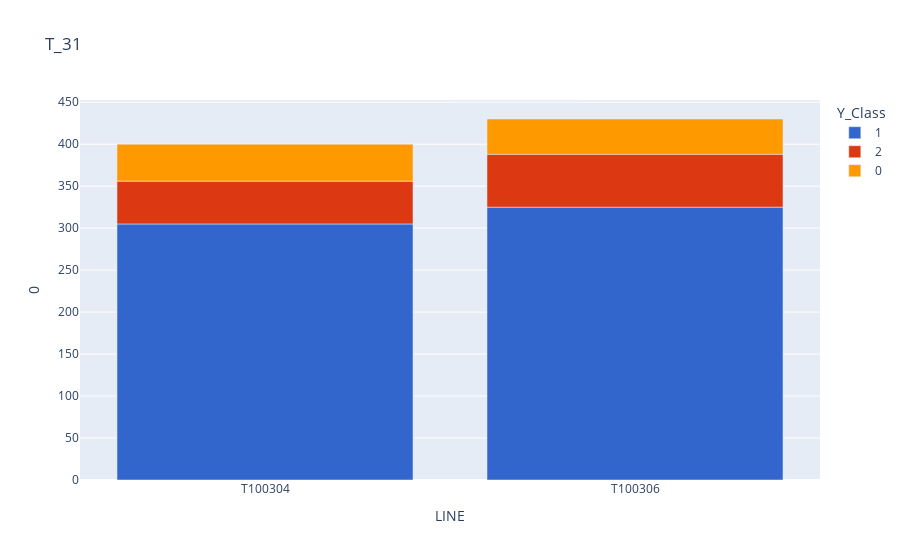

The notebook cell saved with this chart:
### Code cell
grouped = vis_df2.groupby([vis_df2['PRODUCT_CODE'], vis_df2['LINE']]).value_counts().reset_index()
A_group = grouped[grouped['PRODUCT_CODE']=='T_31']
fig = px.bar(A_group, x="LINE", y=0, color ="Y_Class", title="T_31", color_discrete_sequence=px.colors.qualitative.G10)
fig.show()

### Figure 1 — Plotly figure (JSON) as saved in the notebook; plotly's stock layout.template omitted (floating-point values rounded to 4 significant figures)
{"data": [{"alignmentgroup": "True", "hovertemplate": "Y_Class=1<br>LINE=%{x}<br>0=%{y}<extra></extra>", "legendgroup": "1", "marker": {"color": "#3366CC", "pattern": {"shape": ""}}, "name": "1", "offsetgroup": "1", "orientation": "v", "showlegend": true, "textposition": "auto", "type": "bar", "x": ["T100304", "T100306"], "xaxis": "x", "y": [305, 325], "yaxis": "y"}, {"alignmentgroup": "True", "hovertemplate": "Y_Class=2<br>LINE=%{x}<br>0=%{y}<extra></extra>", "legendgroup": "2", "marker": {"color": "#DC3912", "pattern": {"shape": ""}}, "name": "2", "offsetgroup": "2", "orientation": "v", "showlegend": true, "textposition": "auto", "type": "bar", "x": ["T100304", "T100306"], "xaxis": "x", "y": [51, 63], "yaxis": "y"}, {"alignmentgroup": "True", "hovertemplate": "Y_Class=0<br>LINE=%{x}<br>0=%{y}<extra></extra>", "legendgroup": "0", "marker": {"color": "#FF9900", "pattern": {"shape": ""}}, "name": "0", "offsetgroup": "0", "orientation": "v", "showlegend": true, "textposition": "auto", "type": "bar", "x": ["T100304", "T100306"], "xaxis": "x", "y": [44, 42], "yaxis": "y"}], "layout": {"autosize": true, "barmode": "relative", "legend": {"title": {"text": "Y_Class"}, "tracegroupgap": 0}, "title": {"text": "T_31"}, "xaxis": {"anchor": "y", "autorange": true, "domain": [0, 1], "range": [-0.5, 1.5], "title": {"text": "LINE"}, "type": "category"}, "yaxis": {"anchor": "x", "autorange": true, "domain": [0, 1], "range": [0, 452.6], "title": {"text": "0"}, "type": "linear"}}}
